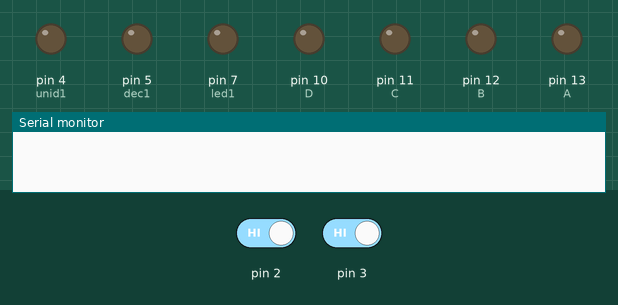
Recording of a sketch running on a simulated Arduino Uno, built with avr-gcc and run on an emulated ATmega328P. On the bench: output pins drawn as LEDs (lit = HIGH), the last lines printed to the serial monitor. Dashed ring = blinking. Inputs (shaded band) come from the test bench; at power-on: pin 2 HIGH, pin 3 HIGH.

Above: at 1.2 s.
1.3 s: pin 2 driven LOW
2.8 s: pin 2 driven HIGH and pin 3 driven LOW
5.8 s: pin 3 driven HIGH
7.3 s: pin 2 driven LOW
10.3 s: pin 2 driven HIGH
At 11.45 s:
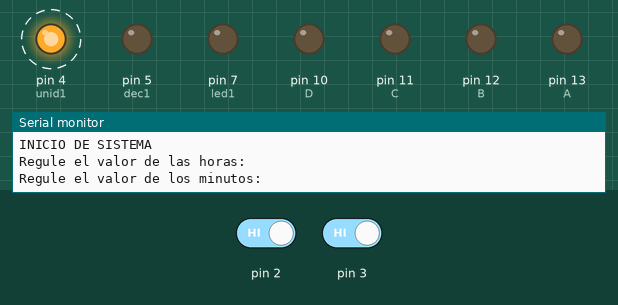
At 12.35 s:
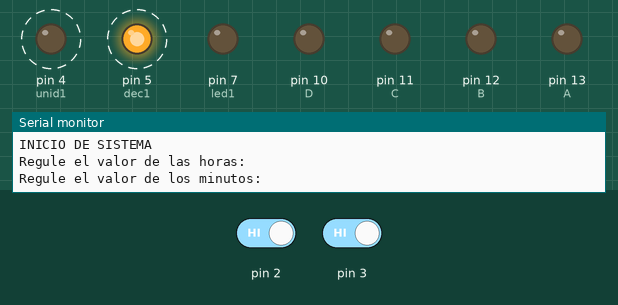
13.3 s: pin 2 driven LOW and pin 3 driven LOW
At 16.53 s:
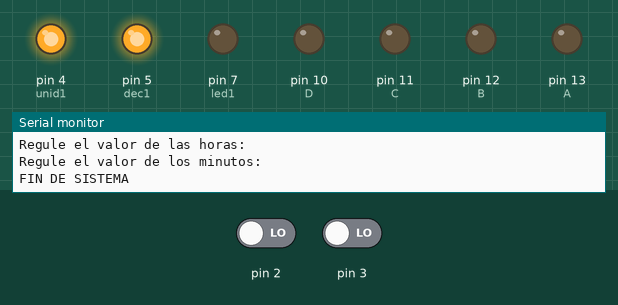
Timing chart, 0 to 17.3 s (numbered marks = the images above; inputs shaded):
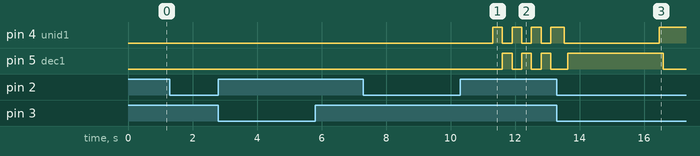

Measured:
- after the input at 10.3 s, pin 4 (unid1): alternates HIGH for 0.30 s and LOW for 0.30 s, starting after 1.0 s; pin 5 (dec1): alternates HIGH for 0.30 s and LOW for 0.30 s, starting after 1.3 s

The sketch:

CardenasLizeth_Deber06_RelojAlarma.ino
```cpp
/*UNIVERSIDAD TÉCNICA DEL NORTE
 *FICA - CITEL- SISTEMAS EMBEBIDOS
 *COD 15: MANEJO DE INTERRUPCIONES Y TIMER 2
 *OBJETIVO:Realizar un reloj con alarma ingresada por comunicación serial.  Los números sean vistos en displays.
 *Nombre: Magali Cárdenas
 */
#include<MsTimer2.h>

  const int unid1=4;
  const int dec1=5;
  const int led1=7;

  const int A=13;
  const int B=12;
  const int C=11;
  const int D=10;
  const int E=9;
  const int F=8;
  const int G=7;
  const int H=6;

  int segundos=0;
  int minutos=0;
  int horas=0;
  int uni;
  int dec;
  int on=0;
  int i=0;
  int j;
  String dato;

  void setup() {
  Serial.begin(9600);
  pinMode(A,OUTPUT);
  pinMode(B,OUTPUT);
  pinMode(C,OUTPUT);
  pinMode(D,OUTPUT);

  pinMode(led1,OUTPUT);
  pinMode(unid1,OUTPUT);
  pinMode(dec1,OUTPUT);

  MsTimer2::set(1000,reloj);
  MsTimer2::start();
  attachInterrupt(0,activacion,LOW);
  attachInterrupt(1,contador,LOW);
 }

void loop() {
  if(on==2){
    delay(200);
  String dato=Serial.readString();
  int ingreso1=dato.toInt();
    int mnts=dato.toInt();
    if(mnts<10){
      uni=mnts;
    }else{
      dec=mnts/10;
      uni=mnts-dec*10;
      }
      for(j=0;j<10;j++){
      digitalWrite(unid1,HIGH);
      digitalWrite(dec1,LOW);
      contador(uni);
      delay(200);
      digitalWrite(unid1,LOW);
      digitalWrite(dec1,HIGH);
      contador(dec);
      delay(200);
      }
      digitalWrite(dec1,LOW);
      dec=0;
      uni=0;
      delay(200);
      Serial.println(ingreso1);
  }

      if(on==3){
      String dato=Serial.readString();
  int ingreso2=dato.toInt();
    int mnts=dato.toInt();
    if(mnts<10){
      uni=mnts;
    }else{
      dec=mnts/10;
      uni=mnts-dec*10;
      }
      for(j=0;j<10;j++){
      digitalWrite(unid1,HIGH);
      digitalWrite(dec1,LOW);
      contador(uni);
      delay(300);
      digitalWrite(unid1,LOW);
      digitalWrite(dec1,HIGH);
      contador(dec);
      delay(300);
      }
      dec=0;
      uni=0;
      digitalWrite(dec1,LOW);
      Serial.println(ingreso2);
      }
        if(minutos==0&& segundos==5)
        digitalWrite(led1,HIGH);
        delay(3000);
        digitalWrite(led1,LOW);
   }


void contador (int i){
  switch(i){
      case 0:
      digitalWrite(A,LOW);
      digitalWrite(B,LOW);
      digitalWrite(C,LOW);
      digitalWrite(D,LOW);
      break;
      case 1:
      digitalWrite(A,HIGH);
      digitalWrite(B,LOW);
      digitalWrite(C,LOW);
      digitalWrite(D,LOW);
      break;
      case 2:
      digitalWrite(A,LOW);
      digitalWrite(B,HIGH);
      digitalWrite(C,LOW);
      digitalWrite(D,LOW);
      break;
      case 3:
      digitalWrite(A,HIGH);
      digitalWrite(B,HIGH);
      digitalWrite(C,LOW);
      digitalWrite(D,LOW);
      break;
      case 4:
      digitalWrite(A,LOW);
      digitalWrite(B,LOW);
      digitalWrite(C,HIGH);
      digitalWrite(D,LOW);
      break;
      case 5:
      digitalWrite(A,HIGH);
      digitalWrite(B,LOW);
      digitalWrite(C,HIGH);
      digitalWrite(D,LOW);
      break;
      case 6:
      digitalWrite(A,LOW);
      digitalWrite(B,HIGH);
      digitalWrite(C,HIGH);
      digitalWrite(D,LOW);
      break;
      case 7:
      digitalWrite(A,HIGH);
      digitalWrite(B,HIGH);
      digitalWrite(C,HIGH);
      digitalWrite(D,LOW);
      break;
      case 8:
      digitalWrite(A,LOW);
      digitalWrite(B,LOW);
      digitalWrite(C,LOW);
      digitalWrite(D,HIGH);
      break;
      case 9:
      digitalWrite(A,HIGH);
      digitalWrite(B,LOW);
      digitalWrite(C,LOW);
      digitalWrite(D,HIGH);
      break;
      }
  }
void activacion(){
  switch(on){
    case 0:
    Serial.println("INICIO DE SISTEMA");
    on++;
    break;
    case 1:
    Serial.println("Regule el valor de las horas: ");
    Serial.println();
    on++;
    break;
    case 2:
    Serial.println("Regule el valor de los minutos: ");
    Serial.println();
    on++;
    break;
    case 3:
    Serial.println("FIN DE SISTEMA");
    Serial.println();
    i=0;
    j=0;
    on=0;
    break;
    }
}

 void reloj(){

  if(segundos<59)
  segundos++;
  else{
    segundos=0;
    if(minutos<59)
      minutos++;
  else{
      minutos=0;
        if(horas<24)
          horas++;
          else
            horas=0;
      }
   }
}
```
